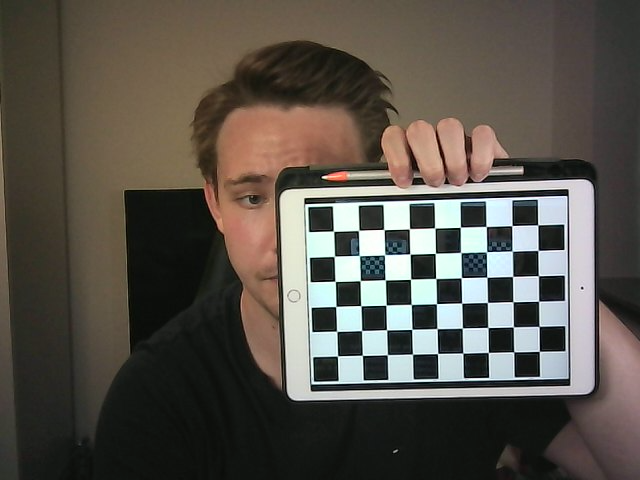
#> input picture binocular_camera_calibration/nikolai_binocular_imgs/left/imageL0.png, 640 x 480 px; its folder holds 4 pictures in this run
$ python binocular_camera_calibration.py
#> lines starting #> are read from the running program, lines starting #| are printed output that depends on the picture; after the words box and inside, x2 and y2 are one past the last pixel; in counts of white or black regions, pixels touching at a corner belong together
'''
    This script is used to calibrate the binocular camera.
    Since I do not have a binocular camera, I used the images from the internet.
    The images are obtained from the following link:
    https://github.com/niconielsen32/ComputerVision/tree/master/StereoVisionDepthEstimation/images
    Thanks to the author of the link, and the images are used for educational purpose only.
    If you want to use the images for other purposes, please contact the author of the link.
'''

import numpy as np
import cv2 as cv
import glob as gb

################# 1. prepare the images and chessboard information #################

# the directory to the images
img_folder = 'nikolai_binocular_imgs/'

# the directory to the images from the left camera
left_img_folder = img_folder + 'left/'

# the directory to the images from the right camera
right_img_folder = img_folder + 'right/'

# read the images from two cameras' folders
left_images = gb.glob( left_img_folder + '*.png')
right_images = gb.glob( right_img_folder + '*.png')

# termination criteria
criteria = (cv.TERM_CRITERIA_EPS + cv.TERM_CRITERIA_MAX_ITER, 30, 0.001)
# 30 is the maximum number of iterations
# 0.001 is the minimum accuracy

# input the size of chessboard
width = 9
height = 6

# input the scale of the chessboard
scale = 20

# save the image size for later usage in the calibration
gray_shape = cv.cvtColor(cv.imread(left_images[0]),cv.COLOR_BGR2GRAY).shape[::-1]
#> gray_shape = (640, 480)

# find the chessboard corners in the images
def find_corners(images):
    objp = np.zeros((width * height, 3), np.float32)
    objp[:, :2] = np.mgrid[0:width, 0:height].T.reshape(-1, 2)
    objp = objp * scale

    objpoints = []
    imgpoints = []

    for fname in images:
        img = cv.imread(fname)
#> img is the input picture: shape (480, 640, 3); mean B, G, R 74.3, 82.2, 87.5
        gray = cv.cvtColor(img, cv.COLOR_BGR2GRAY)
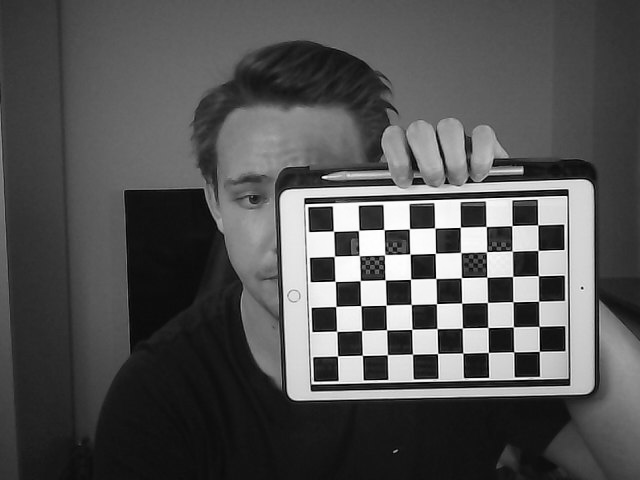
#> gray: shape (480, 640); min 0, max 255, mean 82.9

        ret, corners = cv.findChessboardCorners(gray, (width, height), None)
#> ret = True; corners = 54 rows, first 8: [333.5, 231.1], [358.6, 230.4], [383.9, 229.5], [409.4, 228.8], [434.7, 228], [460.4, 227.1], [486.2, 226.5], [511.9, 225.6]

        if ret:
            objpoints.append(objp)

            corners2 = cv.cornerSubPix(gray, corners, (11, 11), (-1, -1), criteria)
#> corners2 = 54 rows, first 8: [333.5, 231.2], [358.6, 230.5], [383.8, 229.6], [409.4, 228.8], [434.7, 227.9], [460.4, 227.3], [486.2, 226.5], [511.8, 225.6]
            imgpoints.append(corners2)

            img = cv.drawChessboardCorners(img, (width, height), corners2, ret)
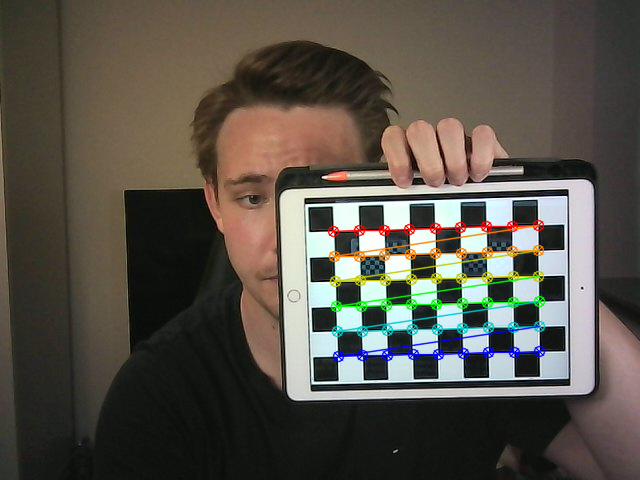
#> img: shape (480, 640, 3); 3.47% of pixels changed, all inside (x1, y1, x2, y2) = (327, 219, 546, 363)
            cv.imshow('img', img)
            cv.waitKey(500)
#> pass 2 of the loop in find_corners, `for fname in images:`:
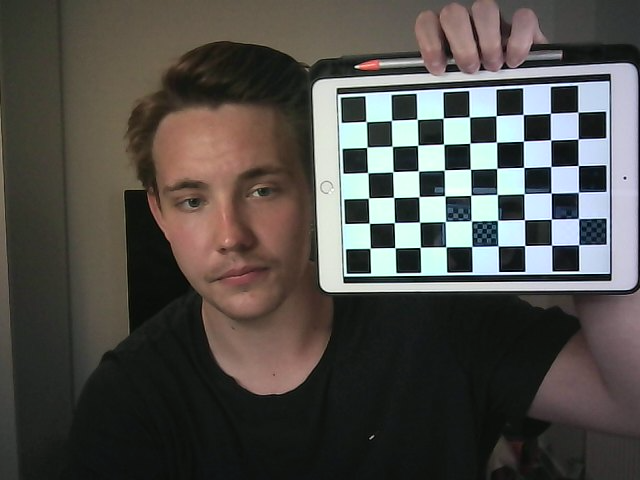
#> input picture binocular_camera_calibration/nikolai_binocular_imgs/left/imageL1.png, 640 x 480 px
#> in find_corners, img is the input picture: shape (480, 640, 3); mean B, G, R 74.3, 78.4, 80.6
#> in find_corners, `gray = cv.cvtColor(img, cv.COLOR_BGR2GRAY)`:
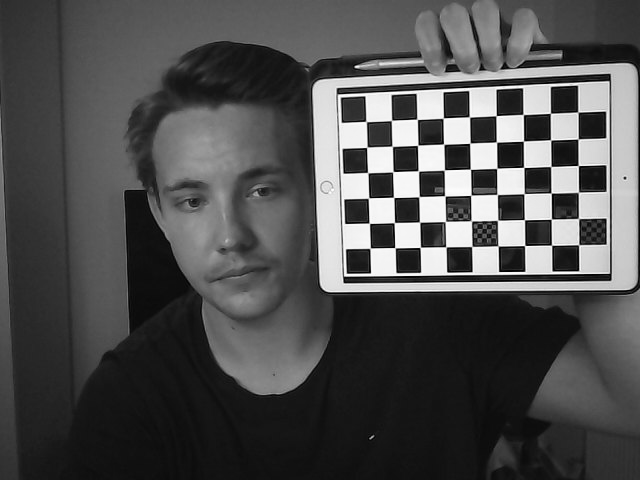
#> gray: shape (480, 640); min 0, max 254, mean 78.5
#> corners = 54 rows, first 8: [366, 121.4], [391.5, 120.3], [417.1, 119.3], [443.2, 118.2], [469.4, 116.9], [496.2, 115.7], [523.2, 114.5], [550.4, 113.3]
#> corners2 = 54 rows, first 8: [366.1, 121.5], [391.5, 120.4], [417.2, 119.3], [443.3, 118.1], [469.4, 116.9], [496.1, 115.7], [523.2, 114.5], [550.4, 113.3]
#> in find_corners, `img = cv.drawChessboardCorners(img, (width, height), corners2, ret)`:
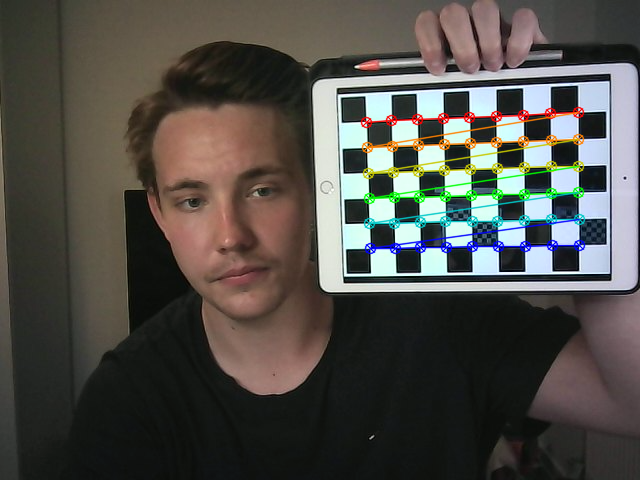
#> img: shape (480, 640, 3); 3.55% of pixels changed, all inside (x1, y1, x2, y2) = (360, 106, 586, 255)
#> pass 3 of the loop in find_corners, `for fname in images:`:
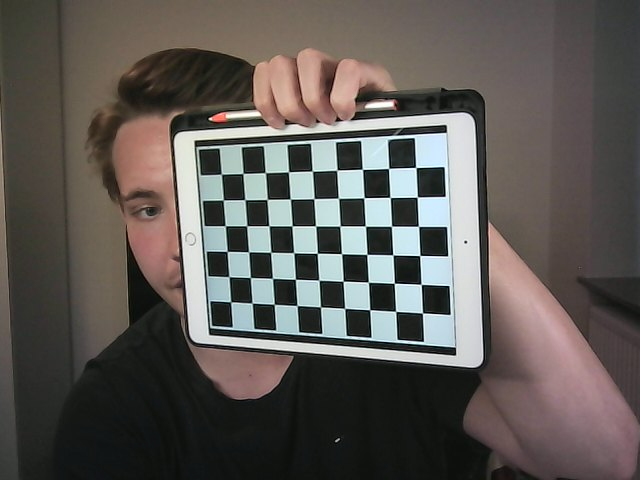
#> input picture binocular_camera_calibration/nikolai_binocular_imgs/left/imageL2.png, 640 x 480 px
#> in find_corners, img is the input picture: shape (480, 640, 3); mean B, G, R 84.4, 88.5, 93
#> in find_corners, `gray = cv.cvtColor(img, cv.COLOR_BGR2GRAY)`:
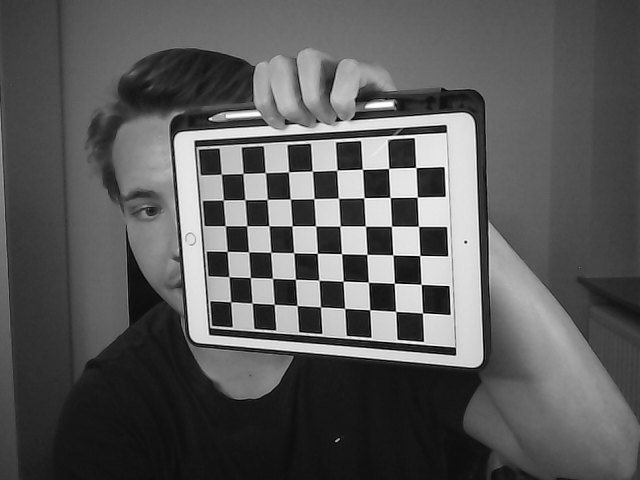
#> gray: shape (480, 640); min 0, max 255, mean 89.3
#> corners = 54 rows, first 8: [221.3, 174.2], [243, 173.4], [265.2, 172.5], [288.5, 171.8], [312.3, 171], [337, 170.1], [362.4, 169.3], [388.6, 168.5]
#> corners2 = 54 rows, first 8: [221.4, 174.2], [242.9, 173.5], [265.3, 172.6], [288.5, 171.8], [312.3, 171.2], [336.8, 170.2], [362.4, 169.3], [388.6, 168.4]
#> in find_corners, `img = cv.drawChessboardCorners(img, (width, height), corners2, ret)`:
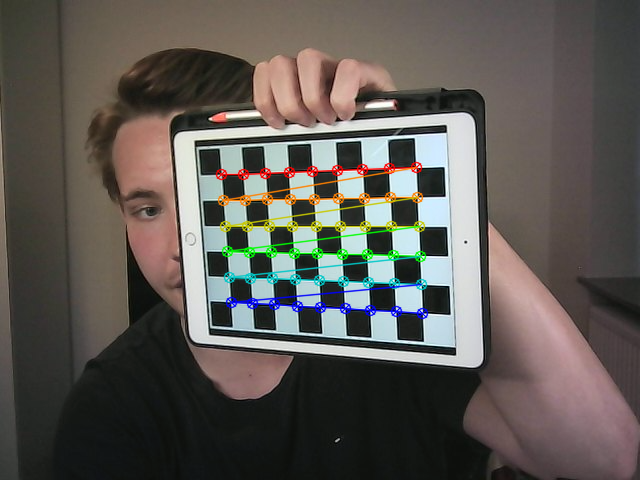
#> img: shape (480, 640, 3); 3.39% of pixels changed, all inside (x1, y1, x2, y2) = (215, 161, 429, 320)
#> the loop made 4 passes; the first 3 are shown

    cv.destroyAllWindows()
    return objpoints, imgpoints

################# 2. calibrate the two cameras #################

# find the corners in the images from the left camera
objpoints_left, imgpoints_left = find_corners(left_images)

# find the corners in the images from the right camera
objpoints_right, imgpoints_right = find_corners(right_images)

# calibrate the left camera
ret_left, mtx_left, dist_left, rvecs_left, tvecs_left = cv.calibrateCamera(objpoints_left, imgpoints_left, gray_shape, None, None)

# calibrate the right camera
#> (the run stopped early here; a loop or call above may not have finished)
